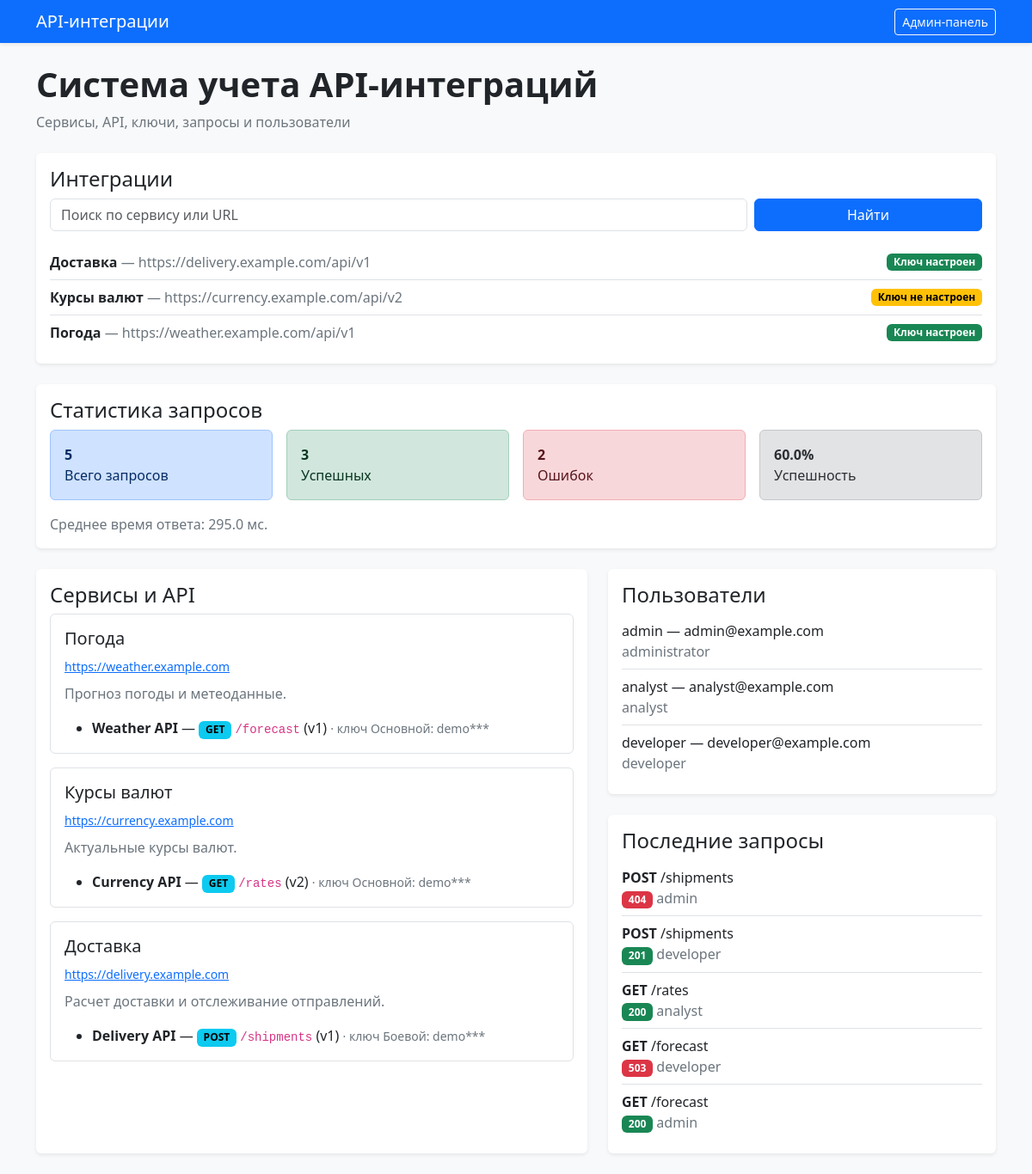
The page / on the database its author committed.
### integrations/models.py (models this page shows, shortened)
class Integration(models.Model):
    service = models.ForeignKey(Service, on_delete=models.CASCADE, related_name="integrations")
    api_url = models.URLField()
    key_configured = models.BooleanField(default=False)
    class Meta:
        ordering = ["service__name"]
        constraints = [
            models.UniqueConstraint(fields=["service", "api_url"], name="unique_service_api_url")
        ]

class Service(models.Model):
    name = models.CharField(max_length=120)
    url = models.URLField()
    description = models.TextField(blank=True)

class Api(models.Model):
    HTTP_METHODS = [(method, method) for method in ("GET", "POST", "PUT", "PATCH", "DELETE")]
    service = models.ForeignKey(Service, on_delete=models.CASCADE, related_name="apis")
    name = models.CharField(max_length=120)
    endpoint = models.CharField(max_length=255)
    method = models.CharField(max_length=10, choices=HTTP_METHODS, default="GET")
    version = models.CharField(max_length=30, default="v1")

class ApiKey(models.Model):
    api = models.ForeignKey(Api, on_delete=models.CASCADE, related_name="keys")
    label = models.CharField(max_length=120)
    value = models.CharField(max_length=255)
    active = models.BooleanField(default=True)
    expires_at = models.DateField(null=True, blank=True)
    @property
    def masked_value(self):
        return f"{self.value[:4]}***" if self.value else "***"

class User(models.Model):
    username = models.CharField(max_length=120, unique=True)
    email = models.EmailField(unique=True)
    role = models.CharField(max_length=30, default="viewer")

class ApiRequest(models.Model):
    api = models.ForeignKey(Api, on_delete=models.CASCADE, related_name="requests")
    user = models.ForeignKey(User, on_delete=models.PROTECT, related_name="requests")
    integration = models.ForeignKey(
        Integration,
        on_delete=models.CASCADE,
        related_name="api_requests",
        null=True,
        blank=True,
    )
    endpoint = models.CharField(max_length=255, blank=True)
    duration_ms = models.FloatField(default=0)
    method = models.CharField(max_length=10)
    status_code = models.PositiveSmallIntegerField()
    created_at = models.DateTimeField(auto_now_add=True)
    @property
    def successful(self):
        return 200 <= self.status_code < 300

### integrations/views.py (the view)
# urls.py: path("", dashboard, name="dashboard"),
def dashboard(request):
    query = request.GET.get("q", "")
    integrations = sort_integrations(find_integrations(query))
    context = {
        "services": Service.objects.prefetch_related("apis__keys"),
        "requests": ApiRequest.objects.select_related("api", "user").order_by("-created_at")[:20],
        "users": User.objects.order_by("username"),
        "integrations": integrations,
        "query": query,
        "statistics": get_request_statistics(),
    }
    return render(request, "dashboard.html", context)

### integrations/services.py (called while the page is built)
def find_integrations(query=""):
    query = query.strip()
    if not query:
        return Integration.objects.all()
    return Integration.objects.filter(
        Q(service__name__icontains=query) | Q(api_url__icontains=query)
    )

def sort_integrations(integrations=None):
    queryset = integrations if integrations is not None else Integration.objects.all()
    return queryset.order_by("service__name", "api_url")

def get_request_statistics(integration_id=None):
    requests = ApiRequest.objects.filter(integration_id=integration_id) if integration_id else ApiRequest.objects.all()
    total = requests.count()
    successful = requests.filter(status_code__gte=200, status_code__lt=300).count()
    average = requests.aggregate(value=Avg("duration_ms"))["value"] or 0.0
    return {
        "total": total,
        "successful": successful,
        "failed": total - successful,
        "success_rate": successful / total * 100 if total else 0.0,
        "average_duration_ms": average,
    }

### templates/dashboard.html (shortened to what this page needs)
<!doctype html>
<html lang="ru">
<head>
    <link href="https://cdn.jsdelivr.net/npm/bootstrap@5.3.3/dist/css/bootstrap.min.css" rel="stylesheet">
</head>
<body class="bg-light">
<nav class="navbar navbar-dark bg-primary shadow-sm">
    <div class="container">
        <span class="navbar-brand mb-0 h1">API-интеграции</span>
        <a class="btn btn-outline-light btn-sm" href="/admin/">Админ-панель</a>
    </div>
</nav>
<main class="container py-4">
    <div class="mb-4">
        <h1 class="display-6 fw-bold">Система учета API-интеграций</h1>
        <p class="text-secondary mb-0">Сервисы, API, ключи, запросы и пользователи</p>
    </div>
    <section class="card border-0 shadow-sm mb-4">
        <div class="card-body">
            <h2 class="h4 card-title">Интеграции</h2>
            <form method="get" class="row g-2 mb-3">
                <div class="col-md-9">
                    <input class="form-control" name="q" value="{{ query }}" placeholder="Поиск по сервису или URL">
                </div>
                <div class="col-md-3 d-grid">
                    <button class="btn btn-primary" type="submit">Найти</button>
                </div>
            </form>
            <div class="list-group list-group-flush">
            {% for integration in integrations %}
                <div class="list-group-item px-0 d-flex justify-content-between align-items-center">
                    <span><strong>{{ integration.service.name }}</strong> <span class="text-secondary">— {{ integration.api_url }}</span></span>
                    {% if integration.key_configured %}<span class="badge text-bg-success">Ключ настроен</span>{% else %}<span class="badge text-bg-warning">Ключ не настроен</span>{% endif %}
                </div>
            {% empty %}
                <div class="list-group-item px-0">Интеграций пока нет.</div>
            {% endfor %}
            </div>
        </div>
    </section>
    <section class="card border-0 shadow-sm mb-4">
        <div class="card-body">
            <h2 class="h4 card-title">Статистика запросов</h2>
            <div class="row g-3">
                <div class="col-md-3"><div class="alert alert-primary mb-0"><strong>{{ statistics.total }}</strong><br>Всего запросов</div></div>
                <div class="col-md-3"><div class="alert alert-success mb-0"><strong>{{ statistics.successful }}</strong><br>Успешных</div></div>
                <div class="col-md-3"><div class="alert alert-danger mb-0"><strong>{{ statistics.failed }}</strong><br>Ошибок</div></div>
                <div class="col-md-3"><div class="alert alert-secondary mb-0"><strong>{{ statistics.success_rate|floatformat:1 }}%</strong><br>Успешность</div></div>
            </div>
            <p class="text-secondary mt-3 mb-0">Среднее время ответа: {{ statistics.average_duration_ms|floatformat:1 }} мс.</p>
        </div>
    </section>
    <div class="row g-4">
    <section class="col-lg-7">
        <div class="card border-0 shadow-sm h-100">
            <div class="card-body">
                <h2 class="h4">Сервисы и API</h2>
                {% for service in services %}
                    <div class="border rounded p-3 mb-3">
                        <h3 class="h5">{{ service.name }}</h3>
                        <a href="{{ service.url }}" class="small">{{ service.url }}</a>
                        <p class="text-secondary mt-2">{{ service.description }}</p>
                        <ul class="mb-0">
                            {% for api in service.apis.all %}
                                <li><strong>{{ api.name }}</strong> — <span class="badge text-bg-info">{{ api.method }}</span> <code>{{ api.endpoint }}</code> ({{ api.version }})
                                    {% for key in api.keys.all %}<small class="text-secondary"> · ключ {{ key.label }}: {{ key.masked_value }}</small>{% endfor %}
                                </li>
                            {% empty %}<li>API пока не добавлены.</li>{% endfor %}
                        </ul>
                    </div>
                {% empty %}<p>Нет сервисов.</p>{% endfor %}
            </div>
        </div>
    </section>
    <section class="col-lg-5">
        <div class="card border-0 shadow-sm mb-4">
            <div class="card-body">
                <h2 class="h4">Пользователи</h2>
                <ul class="list-group list-group-flush">
                    {% for user in users %}<li class="list-group-item px-0">{{ user.username }} — {{ user.email }}<br><span class="text-secondary">{{ user.role }}</span></li>
                    {% empty %}<li class="list-group-item px-0">Пользователей пока нет.</li>{% endfor %}
                </ul>
            </div>
        </div>
        <div class="card border-0 shadow-sm">
            <div class="card-body">
                <h2 class="h4">Последние запросы</h2>
                <div class="list-group list-group-flush">
                    {% for item in requests %}<div class="list-group-item px-0"><strong>{{ item.method }}</strong> {{ item.api.endpoint }}<br><span class="badge {% if item.successful %}text-bg-success{% else %}text-bg-danger{% endif %}">{{ item.status_code }}</span> <span class="text-secondary">{{ item.user.username }}</span></div>
                    {% empty %}<div class="list-group-item px-0">Запросов пока нет.</div>{% endfor %}
                </div>
            </div>
        </div>
    </section>
    </div>
</main>
</body>
</html>

### rows shown on the page
Integration: service.name "Доставка", api_url "https://delivery.example.com/api/v1", key_configured "Ключ настроен"
Integration: service.name "Курсы валют", api_url "https://currency.example.com/api/v2", key_configured "Ключ не настроен"
Integration: service.name "Погода", api_url "https://weather.example.com/api/v1", key_configured "Ключ настроен"
Service: name "Погода", url "https://weather.example.com", description "Прогноз погоды и метеоданные."
Api: name "Weather API", method "GET", endpoint "/forecast", version "v1"
ApiKey: label "Основной", masked_value "demo***"
Service: name "Курсы валют", url "https://currency.example.com", description "Актуальные курсы валют."
Api: name "Currency API", method "GET", endpoint "/rates", version "v2"
ApiKey: label "Основной", masked_value "demo***"
Service: name "Доставка", url "https://delivery.example.com", description "Расчет доставки и отслеживание отправлений."
Api: name "Delivery API", method "POST", endpoint "/shipments", version "v1"
ApiKey: label "Боевой", masked_value "demo***"
User: username "admin", email "admin@example.com", role "administrator"
User: username "analyst", email "analyst@example.com", role "analyst"
User: username "developer", email "developer@example.com", role "developer"
ApiRequest: method "POST", api.endpoint "/shipments", status_code "404", user.username "admin"
ApiRequest: method "POST", api.endpoint "/shipments", status_code "201", user.username "developer"
ApiRequest: method "GET", api.endpoint "/rates", status_code "200", user.username "analyst"
ApiRequest: method "GET", api.endpoint "/forecast", status_code "503", user.username "developer"
ApiRequest: method "GET", api.endpoint "/forecast", status_code "200", user.username "admin"

### other values the page prints
{{ statistics.total }} "5"
{{ statistics.successful }} "3"
{{ statistics.failed }} "2"
{{ statistics.success_rate|floatformat:1 }} "60.0"
{{ statistics.average_duration_ms|floatformat:1 }} "295.0"
